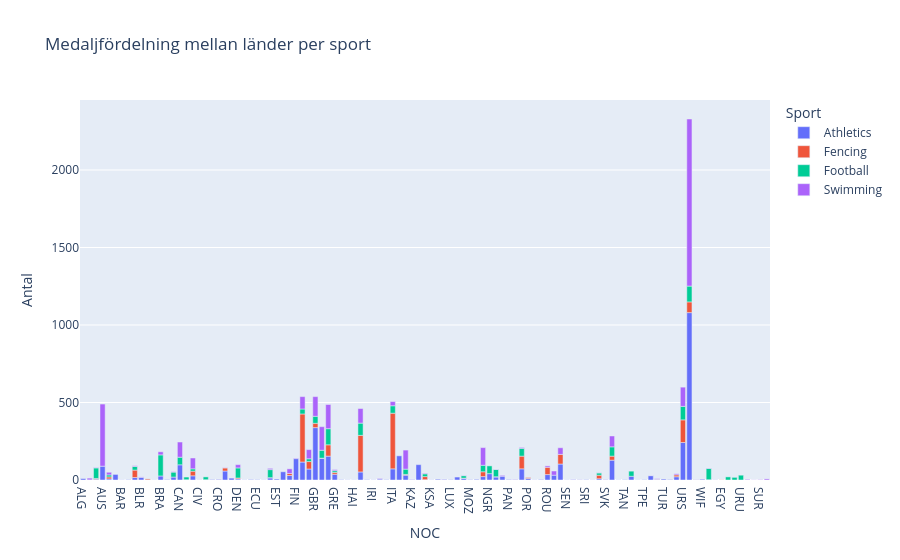

The notebook cell this image was saved under:
### Code cell
medals_by_country = (
    sport_df.dropna(subset=['Medal'])
    .groupby(['Sport', 'NOC'])
    .size()
    .reset_index(name='Antal')
)

fig = px.bar(
    medals_by_country,
    x='NOC',
    y='Antal',
    color='Sport',
    title='Medaljfördelning mellan länder per sport'
)
fig.show()

### Figure 1 — Plotly figure (JSON) as saved in the notebook; plotly's stock layout.template omitted (floating-point values rounded to 4 significant figures)
{"data": [{"hovertemplate": "Sport=Athletics<br>NOC=%{x}<br>Antal=%{y}<extra></extra>", "legendgroup": "Athletics", "marker": {"color": "#636efa", "pattern": {"shape": ""}}, "name": "Athletics", "orientation": "v", "showlegend": true, "textposition": "auto", "type": "bar", "x": ["ALG", "ANZ", "ARG", "AUS", "AUT", "BAH", "BAR", "BDI", "BEL", "BLR", "BOH", "BOT", "BRA", "BRN", "BUL", "CAN", "CHI", "CHN", "CIV", "CMR", "COL", "CRO", "CUB", "CZE", "DEN", "DJI", "DOM", "ECU", "ERI", "ESP", "EST", "ETH", "EUN", "FIN", "FRA", "FRG", "GBR", "GDR", "GER", "GRE", "GRN", "GUA", "HAI", "HUN", "IND", "IRI", "IRL", "ISL", "ITA", "JAM", "JPN", "KAZ", "KEN", "KOR", "KSA", "LAT", "LTU", "LUX", "MAR", "MEX", "MOZ", "NAM", "NED", "NGR", "NOR", "NZL", "PAN", "PHI", "POL", "POR", "PUR", "QAT", "ROU", "RSA", "RUS", "SEN", "SLO", "SRB", "SRI", "SUD", "SUI", "SVK", "SWE", "SYR", "TAN", "TCH", "TJK", "TPE", "TTO", "TUN", "TUR", "UGA", "UKR", "URS", "USA", "VEN", "WIF", "YUG", "ZAM"], "xaxis": "x", "y": [9, 1, 5, 89, 7, 36, 1, 2, 16, 17, 1, 1, 26, 3, 19, 98, 2, 27, 1, 2, 3, 5, 58, 12, 7, 1, 3, 2, 1, 14, 6, 53, 29, 138, 116, 71, 338, 140, 154, 37, 2, 1, 1, 52, 2, 1, 6, 2, 72, 156, 31, 4, 99, 2, 1, 5, 5, 2, 19, 11, 2, 4, 22, 41, 20, 24, 3, 2, 72, 10, 1, 3, 35, 31, 103, 1, 4, 1, 2, 1, 8, 1, 128, 1, 2, 24, 1, 2, 28, 5, 6, 3, 21, 242, 1080, 2, 5, 2, 1], "yaxis": "y"}, {"hovertemplate": "Sport=Fencing<br>NOC=%{x}<br>Antal=%{y}<extra></extra>", "legendgroup": "Fencing", "marker": {"color": "#EF553B", "pattern": {"shape": ""}}, "name": "Fencing", "orientation": "v", "showlegend": true, "textposition": "auto", "type": "bar", "x": ["ARG", "AUT", "BEL", "BOH", "CHN", "CUB", "DEN", "EGY", "ESP", "EUN", "FRA", "FRG", "GBR", "GDR", "GER", "GRE", "HUN", "ITA", "JPN", "KOR", "MEX", "NED", "NOR", "POL", "POR", "ROU", "RUS", "SUI", "SWE", "TUN", "UKR", "URS", "USA", "VEN"], "xaxis": "x", "y": [5, 13, 48, 6, 30, 20, 6, 1, 1, 13, 310, 48, 28, 1, 73, 12, 236, 359, 5, 20, 1, 31, 1, 82, 6, 47, 62, 23, 26, 1, 12, 146, 69, 1], "yaxis": "y"}, {"hovertemplate": "Sport=Football<br>NOC=%{x}<br>Antal=%{y}<extra></extra>", "legendgroup": "Football", "marker": {"color": "#00cc96", "pattern": {"shape": ""}}, "name": "Football", "orientation": "v", "showlegend": true, "textposition": "auto", "type": "bar", "x": ["ARG", "AUT", "BEL", "BRA", "BUL", "CAN", "CHI", "CHN", "CMR", "DEN", "ESP", "FRA", "FRG", "GBR", "GDR", "GER", "GHA", "GRE", "HUN", "ITA", "JPN", "KOR", "MEX", "NED", "NGR", "NOR", "PAR", "POL", "SUI", "SWE", "TCH", "URS", "URU", "USA", "YUG"], "xaxis": "x", "y": [68, 13, 23, 136, 32, 49, 17, 15, 18, 65, 52, 32, 18, 45, 51, 104, 20, 11, 79, 48, 34, 18, 16, 42, 50, 47, 17, 50, 15, 60, 33, 87, 31, 102, 73], "yaxis": "y"}, {"hovertemplate": "Sport=Swimming<br>NOC=%{x}<br>Antal=%{y}<extra></extra>", "legendgroup": "Swimming", "marker": {"color": "#ab63fa", "pattern": {"shape": ""}}, "name": "Swimming", "orientation": "v", "showlegend": true, "textposition": "auto", "type": "bar", "x": ["ANZ", "ARG", "AUS", "AUT", "BEL", "BLR", "BRA", "BUL", "CAN", "CHN", "CRC", "CRO", "CUB", "DEN", "ESP", "EUN", "FIN", "FRA", "FRG", "GBR", "GDR", "GER", "GRE", "HUN", "IRL", "ITA", "JPN", "KAZ", "KOR", "LTU", "MEX", "NED", "NOR", "NZL", "PHI", "POL", "ROU", "RSA", "RUS", "SGP", "SLO", "SRB", "SUI", "SUR", "SVK", "SWE", "TTO", "TUN", "UKR", "URS", "USA", "VEN", "YUG", "ZIM"], "xaxis": "x", "y": [11, 3, 401, 17, 5, 3, 20, 3, 98, 70, 4, 1, 2, 21, 8, 30, 4, 80, 59, 127, 152, 156, 7, 94, 4, 27, 123, 1, 4, 1, 2, 114, 2, 6, 2, 6, 9, 27, 43, 1, 1, 1, 1, 2, 2, 70, 1, 3, 7, 124, 1078, 1, 2, 7], "yaxis": "y"}], "layout": {"barmode": "relative", "legend": {"title": {"text": "Sport"}, "tracegroupgap": 0}, "title": {"text": "Medaljfördelning mellan länder per sport"}, "xaxis": {"anchor": "y", "domain": [0, 1], "title": {"text": "NOC"}}, "yaxis": {"anchor": "x", "domain": [0, 1], "title": {"text": "Antal"}}}}
